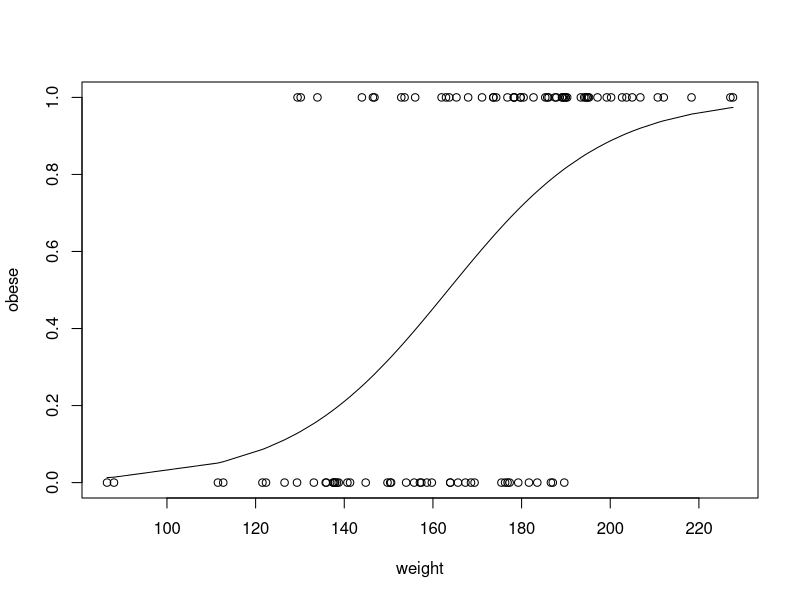
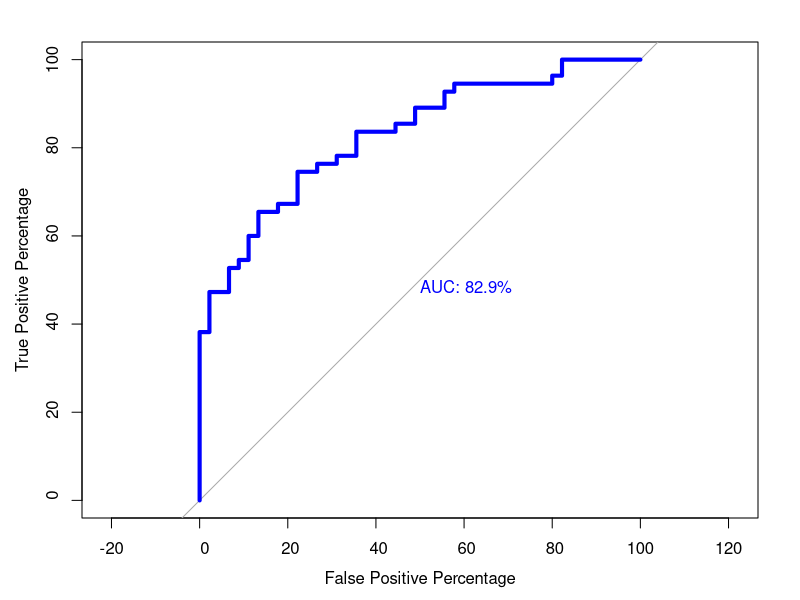
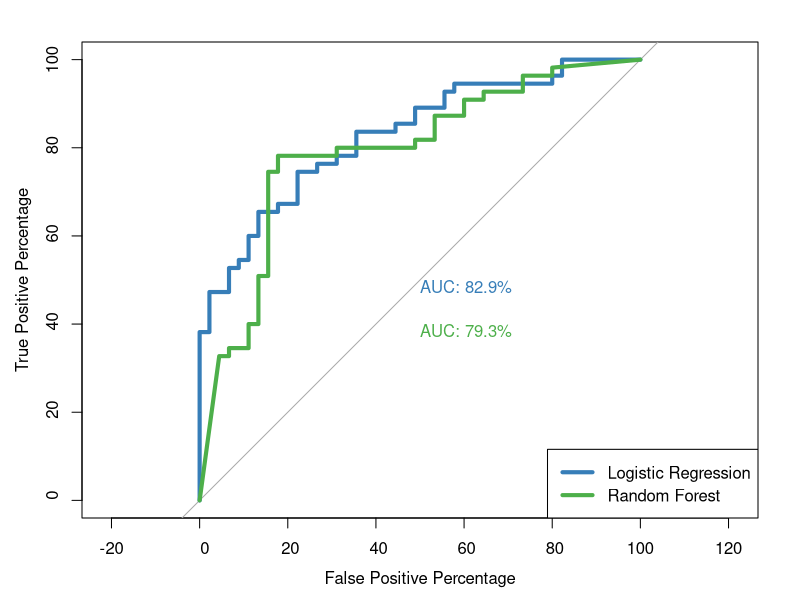

Source code (R) for these figures, in order:
install.packages("pROC")
install.packages("randomForest")
library(pROC)
library(randomForest)
set.seed(420)
num.samples<- 100
weight<-sort(rnorm(num.samples, mean = 172, sd = 29))
obese <- ifelse(test=(runif(n=num.samples) < (rank(weight)/num.samples)), 
                yes=1, no=0)
obese
plot(x=weight, y=obese)
logistic_regresion<- glm(obese~weight,family=binomial)
lines(weight, logistic_regresion$fitted.values)
roc(obese, logistic_regresion$fitted.values, plot = TRUE, legacy.axes= TRUE, percent = TRUE,
    xlab= "False Positive Percentage",
    ylab= "True Positive Percentage",
    col= "Blue",
    lwd= 4,
    print.auc= TRUE)
rf<- randomForest(factor(obese)~weight)
roc(obese, logistic_regresion$fitted.values, 
    plot = TRUE, 
    legacy.axes= TRUE, 
    percent = TRUE,
    xlab= "False Positive Percentage",
    ylab= "True Positive Percentage",
    col= "#377eb8",
    lwd= 4,
    print.auc= TRUE)
plot.roc(obese, 
         rf$votes[,1], 
         percent= TRUE,
         col="#4daf4a",
         lwd=4,
         print.auc=TRUE,
         add=TRUE,
         print.auc.y=40)
legend("bottomright", 
       legend = c("Logistic Regression", "Random Forest"),
       col=c("#377eb8","#4daf4a"),
       lwd=4)